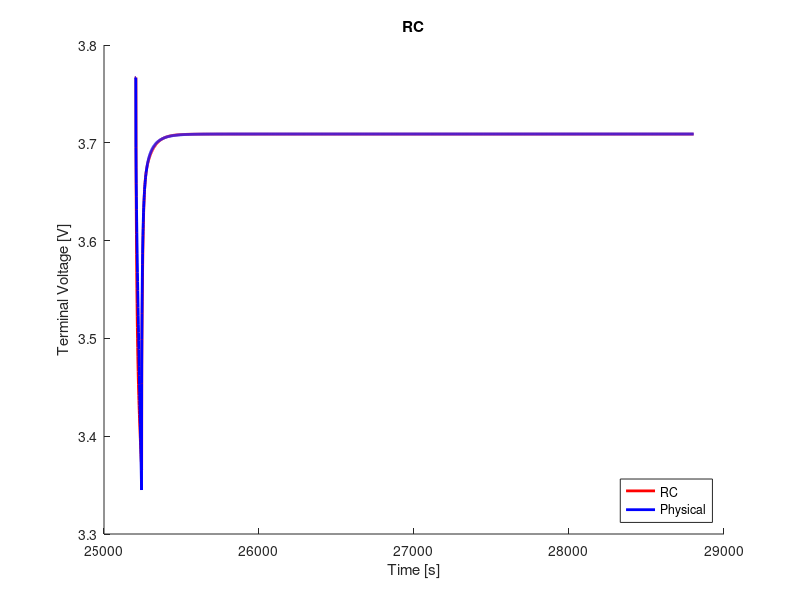

The MATLAB source for this figure:
clear;
clc;
close all;

%% load data
load('ocv_final.mat');
time_ocv = time;
load('pulse_10_c_7.mat');
load('rc2_cf_10_c.mat');

%% voltage limitations
v_max = 4.4;                                    % cut-over voltage
v_min = 3.0;                                    % cut-off voltage

%% resample ocv and soc
t1 = time_ocv(1);
t2 = time_ocv(end);
dt = 1;                                         % sample time
t = (t1:dt:t2) - t1;

ocv = interp1(time_ocv, ocv, t1:dt:t2);
soc = interp1(time_ocv, soc, t1:dt:t2);

s = length(time);

%% variables
Q = 16.8;
eta = 1.0;                                  % coulombic efficiency

n = 2;                                      % number of rc links
i_r = zeros(n, 1);
v_c = zeros(n, 1);
flag = 1;

%% compute soc
ind_init = soc(interp1(ocv, 1:length(ocv), V_batt_time(1), 'nearest'))
ind_init = interp1(soc, 1:length(soc), ind_init, 'nearest');
v_t(1) = ocv(ind_init);
z0 = soc(ind_init);
z = z0 - dt/(Q*3600)*eta*cumsum(I(1:end));

% manual fit
p = 8;
r0 = r0_cf(p);
r1 = r1_cf(p);
r2 = r2_cf(p);
% r3 = r3_cf(p);
c1 = c1_cf(p);
c2 = c2_cf(p);
% c3 = c3_cf(p);

r = [r1; r2];
c = [c1; c2];

%% compute terminal voltage
for j = 1:n
    f(j) = exp(-dt/(r(j)*c(j)));
end
for k = 1:s-1
    if flag == 1
        i_r(:, k+1) = diag(f)*i_r(:, k) + (1-f')*I(k);
        v_c(:, k) = i_r(:, k).*r;
        ind = interp1(soc, 1:length(soc), z(k), 'nearest');
        v_t(k+1) = ocv(ind) - sum(v_c(:, k)) - I(k).*r0;
        if v_t(k) < v_min
            fprintf('Reached lower voltage limit.');
            flag = 0;
        end
        if v_t(k) > v_max
            fprintf('Reached upper voltage limit.');
            flag = 0;
        end 
    end
end

%% compute rms error
v_t = reshape(v_t, size(V_batt_time));
rmse = 1000*sqrt(mean((V_batt_time - v_t).^2))     % [mV]

%% plot
figure(1);
hold on;
plot(time, v_t, 'r', 'LineWidth', 2)
hold on;
plot(time, V_batt_time, 'b', 'LineWidth', 2)
xlabel('Time [s]')
ylabel('Terminal Voltage [V]')
title('RC')
legend('RC', 'Physical', 'location', 'southeast')
